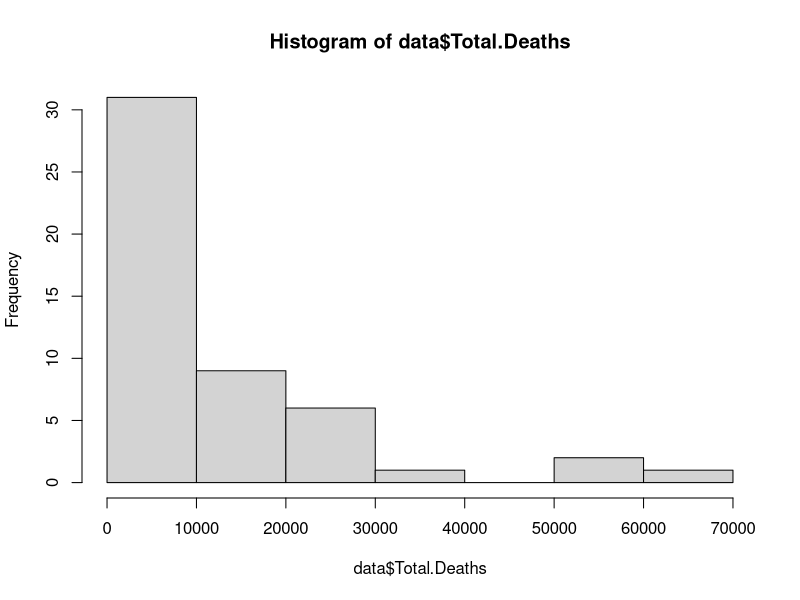
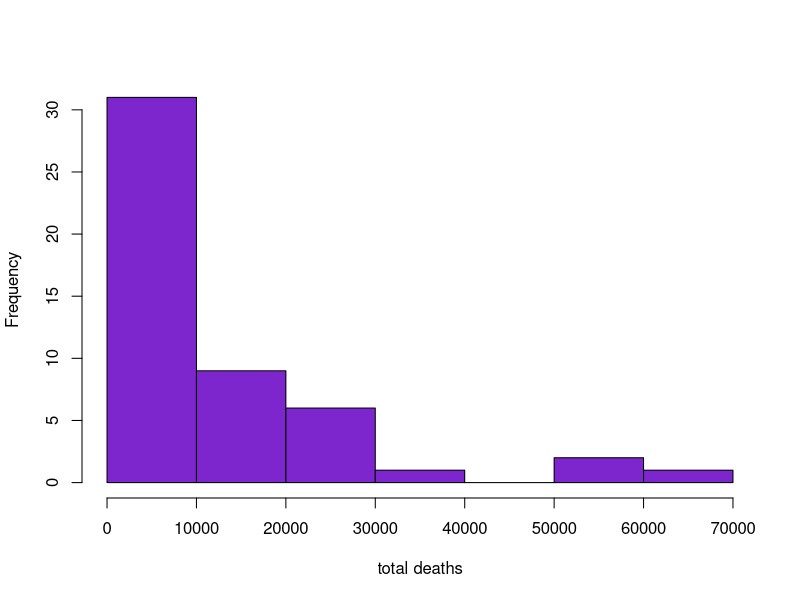
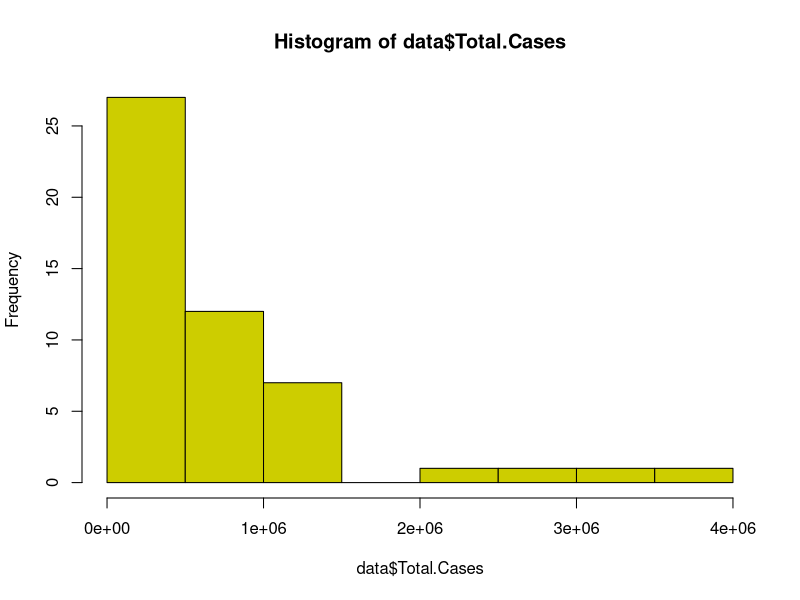
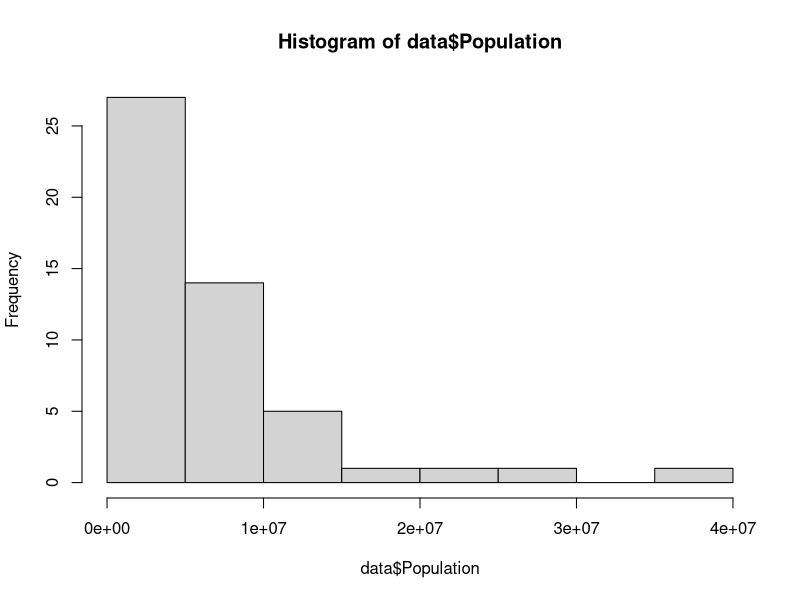
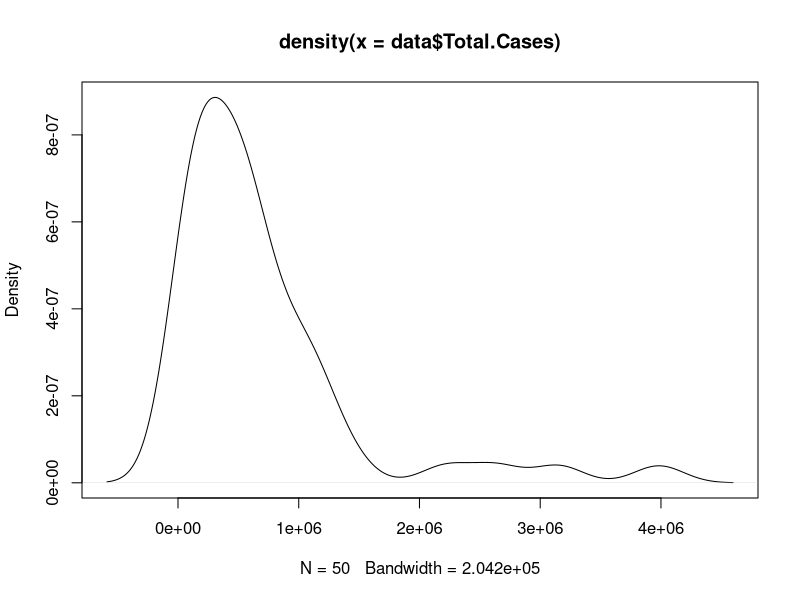
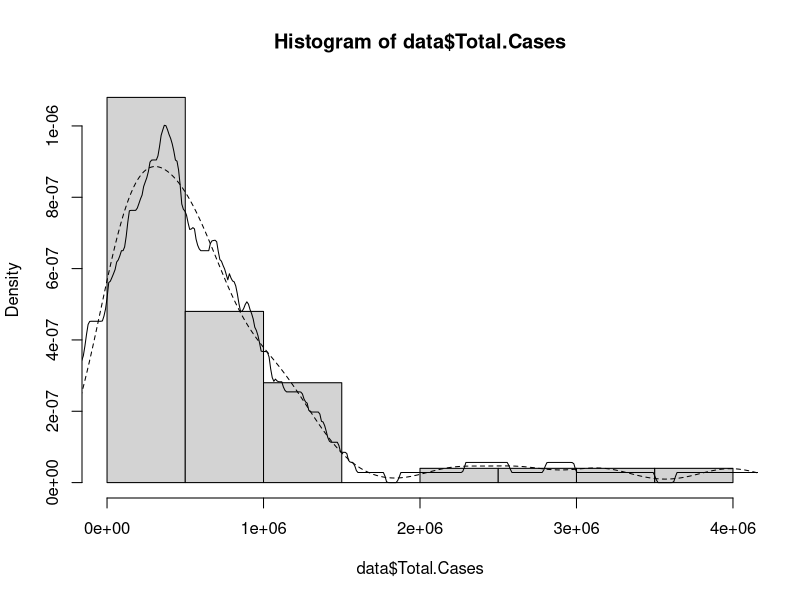
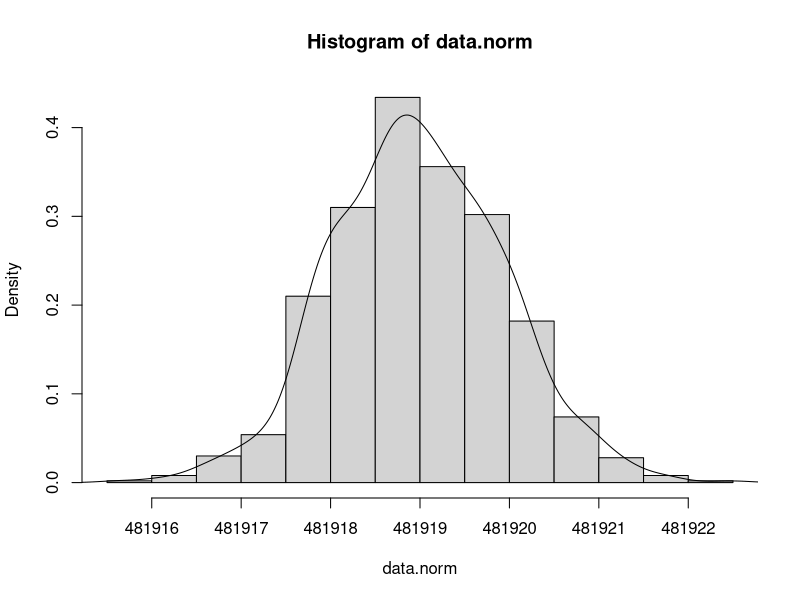
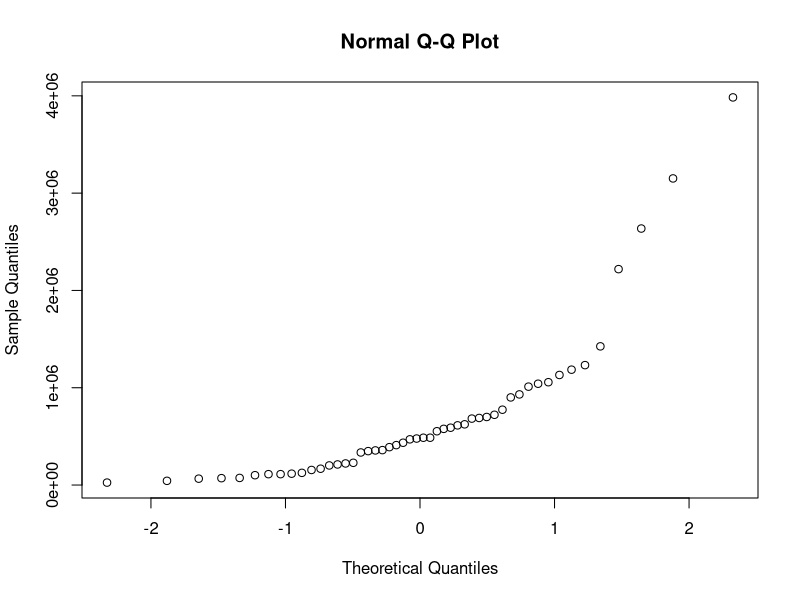

These figures' R source, in order:
## ---- chunk 1
data=read.csv("USA Covid Data.csv")
## ---- chunk 2
head(data)
## ---- chunk 3
head(data, n=8)

## ---- chunk 4
tail(data)
## ---- chunk 5
ls()
## ---- chunk 6
str(data)

## ---- chunk 7
data[3,3]
## ---- chunk 8
data[3,1:4]
## ---- chunk 9
data[,1]
## ---- chunk 10
data[c(1,3,5,7),]
## ---- chunk 11
data[c(1,3,5,7),-4]
## ---- chunk 12
data[c(1,3,5,7),'Population']
## ---- chunk 13
data[3]
## ---- chunk 14
data$Total.Deaths
## ---- chunk 15
#this will give the first four values of the column
data$Total.Deaths[1:4]
## ---- chunk 16
summary(data)
## ---- chunk 17
summary(data$Total.Cases.1.mil.population)
## ---- chunk 18
mean(data$Total.Deaths)
## ---- chunk 19
median(data$Total.Deaths)
## ---- chunk 20
var(data$Total.Deaths)
## ---- chunk 21
sd(data$Total.Deaths)
## ---- chunk 22
sd(data$Total.Deaths,na.rm=TRUE)
## ---- chunk 23
quantile(data$Total.Deaths)
## ---- chunk 24
quantile(data$Total.Cases,0.2)
## ---- chunk 25
quantile(data$Total.Cases,c(0.2,0.5,0.8))
## ---- chunk 26
fivenum(data$Total.Cases)
## ---- chunk 27
names(data)
## ---- chunk 28
row.names(data)
## ---- chunk 29
colnames(data)
## ---- chunk 30
dimnames(data)
## ---- chunk 31
length(na.omit(data$Total.Recovered))
## ---- chunk 32
class(data)
## ---- chunk 33
class(data$Total.Deaths)
## ---- chunk 34
class(dimnames(data))
## ---- chunk 35
t(data)
## ---- chunk 36
head(rbind(data))

## ---- chunk 37
head(cbind(data))
## ---- chunk 38
data.tab=with(data,table(Total.Cases,Active.Cases))
data.tab
## ---- chunk 39
data.tab[1:3,]
## ---- chunk 40
str(data.tab)
## ---- chunk 41
length(data)
## ---- chunk 42
max(data$Total.Cases)
## ---- chunk 43
row.names(data)[which(data$Total.Cases==3983692)]
#California has the highest reported covid cases

## ---- chunk 44
min(data$Total.Cases)
## ---- chunk 45
row.names(data)[which(data$Total.Cases==25038)]
#Vermont has the lowest reported covid cases

## ---- chunk 46
max(data$Total.Deaths)

## ---- chunk 47
row.names(data)[which(data$Total.Deaths==64543)]
#california has highest deaths reported.
## ---- chunk 48
min(data$Total.Deaths)
## ---- chunk 49
row.names(data)[which(data$Total.Deaths==260)]
#Vermont has the lowest reported deaths.
## ---- chunk 50
head(sort(data$Total.Recovered))
## ---- chunk 51
d.tab=as.table(as.matrix(data))
d.tab
## ---- chunk 52
is.table(data)
## ---- chunk 53
is.table(d.tab)
## ---- chunk 54
head(cumsum(data$Total.Cases))
## ---- chunk 55
head(cummax(data$Total.Deaths))
## ---- chunk 56
head(cummin(data$Total.Deaths))
## ---- chunk 57
head(cumprod(data$Total.Deaths))
## ---- chunk 58
is.data.frame(data)
## ---- chunk 59
if(class(data) == 'data.frame') TRUE else FALSE
## ---- chunk 60
if(class(d.tab) == 'data.frame') TRUE else FALSE
## ---- chunk 61
if(class(data.tab) == 'table') TRUE else FALSE
## ---- chunk 62
seq_along(data)
## ---- chunk 63
stem(data$Total.Deaths)
## ---- chunk 64
hist(data$Total.Deaths)
## ---- chunk 65
hist(data$Total.Deaths,col='purple3',main=NULL,xlab='total deaths')
## ---- chunk 66
hist(data$Total.Cases,col='yellow3')
## ---- chunk 67
hist(data$Population)
## ---- chunk 68
density(data$Total.Cases)
## ---- chunk 69
plot(density(data$Total.Cases))
## ---- chunk 70
hist(data$Total.Cases, freq = F)
lines(density(data$Total.Cases), lty = 2)
lines(density(data$Total.Cases, k = 'rectangular'))
## ---- chunk 71
#to generate n random numbers from the normal distribution with mean of 0 and standard deviation of 1.

head(rnorm(data$Total.Cases, mean = 0, sd = 1))
## ---- chunk 72
# for Returning the probability for the quantile q.
head(pnorm(data$Total.Cases, mean = 0, sd = 1))
## ---- chunk 73
data.norm=rnorm(1000,mean(data$Total.Cases,sd(data$Total.Cases)))
hist(data.norm, freq = FALSE)
lines(density(data.norm))

## ---- chunk 74
qqnorm(data$Total.Cases)# for non-normal distribution

## ---- chunk 75
qqnorm(data.norm)# for normal distribution
## ---- chunk 76
data.norm2=rnorm(1000,mean(data$Total.Deaths,sd(data$Total.Deaths)))
qqnorm(data.norm2)
## ---- chunk 77
qqnorm(data.norm, main = 'QQ plot of data$total.cases', xlab = 'Theoretical', 
ylab = 'Quantiles for data$total.cases')
qqline(data.norm, lwd = 2, lty = 2)
## ---- chunk 78
qqplot(data$Total.Cases, data$Total.Deaths)

## ---- chunk 79
qqplot(data.norm, data.norm2)
## ---- chunk 80
qqp = qqplot(data$Total.Cases, data$Total.Deaths)
abline(lm(qqp$y ~ qqp$x))
## ---- chunk 81
#for normalized data
qqp = qqplot(data.norm, data.norm2)
abline(lm(qqp$y ~ qqp$x))
## ---- chunk 82
t.test(data$Total.Cases, data$Total.Deaths)
## ---- chunk 83
t.test(data$Total.Cases,data$Total.Deaths)
## ---- chunk 84
t.test(data$Total.Cases, data$Total.Deaths, var.equal = TRUE)
## ---- chunk 85
t.test(data$Total.Cases, mu = 5)
## ---- chunk 86
t.test(data$Total.Cases, mu = 5, alternative = 'greater')

## ---- chunk 87
wilcox.test(data$Total.Cases, data$Total.Deaths)
## ---- chunk 88
wilcox.test(data$Total.Cases,exact=FALSE)
## ---- chunk 89
#correlation
cor(data$Total.Cases, data$Total.Deaths)

## ---- chunk 90
#Determines covariance between x and y . If x is a matrix or data frame, y can be omitted.
x=cov(data$Total.Cases, data$Total.Deaths)
x

## ---- chunk 91
v = as.matrix(x)
cov2cor(v)
## ---- chunk 92
cor.test(data$Total.Cases, data$Total.Deaths)
## ---- chunk 93
chisq.test(data$Total.Cases)

## ---- chunk 94
boxplot(data$Total.Cases)
## ---- chunk 95
boxplot(data$Total.Deaths)
## ---- chunk 96
boxplot(data$Total.Recovered)

## ---- chunk 97
boxplot(data$Total.Cases, data$Total.Deaths)
## ---- chunk 98
boxplot(data$Total.Cases~data$Total.Deaths , data = data)
## ---- chunk 99
boxplot(data$Total.Cases,data$Active.Cases,names=c('Total cases','Active cases'))
title(xlab="Variable",y="Value")
## ---- chunk 100
boxplot(data$Total.Cases, horizontal = T)
title(xlab = 'Total caes')
## ---- chunk 101
boxplot(data$Total.Deaths, horizontal = T)
title(xlab = 'Total deaths')
## ---- chunk 102
boxplot(data$Total.Recovered, horizontal = T)
title(xlab = 'Total Recovered')
## ---- chunk 103
library(dplyr)
## ---- chunk 104
plot(data$Total.Cases,data$Active.Cases)
## ---- chunk 105
plot(data$Total.Recovered,data$Active.Cases)

## ---- chunk 106
plot(data)
## ---- chunk 107
a=head(data)
plot(a)
## ---- chunk 108
 pairs(~ Total.Cases + Active.Cases + Total.Recovered, data =data)
## ---- chunk 109
 with(data[order(data$Total.Cases),], plot(sort(Total.Cases), Active.Cases, type = 'l'))
## ---- chunk 110
plot(data$Total.Cases, type = 'l' )
## ---- chunk 111
plot(data$Total.Cases, type = 'b')
## ---- chunk 112
pie(data$Total.Cases, labels = 'Total cases')
## ---- chunk 113
pie(data$Total.Deaths, labels = 'Total deaths')
## ---- chunk 114
dotchart(data$Total.Cases)
## ---- chunk 115
dotchart(data$Total.Deaths)
## ---- chunk 116
dotchart(data$Active.Cases)
## ---- chunk 117
dotchart(data$Total.Recovered)
## ---- chunk 118
data.mat=head(as.matrix(data$Total.Deaths))
dotchart(head(data$Total.Deaths))
## ---- chunk 119
dotchart(t(data.mat))
## ---- chunk 120
barplot(data$Total.Cases)
## ---- chunk 121
barplot(data$Total.Cases)
title(xlab = 'states', ylab = 'total cases')
box()
## ---- chunk 122
barplot(data$Total.Cases, names = row.names(data), ylab = 'Count' ,
col = 'tan')
## ---- chunk 123
#Stacked Bar Charts
data.na=na.omit(data)
barplot(as.matrix(data.na))
## ---- chunk 124
barplot(data.mat, beside = TRUE, horiz = TRUE)
## ---- chunk 125
temp.aov = na.omit(aov(data$Total.Cases ~ data$Total.Deaths, data = data))
temp.aov
## ---- chunk 126
summary(temp.aov)
## ---- chunk 127
data.aov = aov(Total.Cases ~ Total.Deaths + Population, data = data)
summary(data.aov)
## ---- chunk 128
testCol = c(rep(data$Total.Cases - data$Total.Deaths, length(data)))
head(testCol)
## ---- chunk 129
testRow = c('Albama1', 2100, 3100, 263, 2888, 18,66, 334, 768, 3000)
testRow
## ---- chunk 130
test = data.frame(data, testCol)
head(test)
## ---- chunk 131
test = data
test['testRow',] = testRow
tail(test)
## ---- chunk 132
test = data
test["Test",] = NA
tail(test)
## ---- chunk 133
col(data, as.factor = F)
## ---- chunk 134
x = data[ , 9:10]
head(x)
## ---- chunk 135
#similar to colMean()
apply(data[ , 9:10], 2, mean)
## ---- chunk 136
apply(data[ , 5:10], 2, mean)
## ---- chunk 137
apply(data[ , 9:10], 2, median)
## ---- chunk 138
apply(data[ , 9:10], 2, var)
## ---- chunk 139
tapply(data$Total.Cases, data$State, FUN = mean)

## ---- chunk 140
tapply(data$Total.Deaths, data$State, FUN = mean)
## ---- chunk 141
tapply(data$Total.Recovered, data$State, FUN = mean)
## ---- chunk 142
tapply(data$Active.Cases, data$State, FUN = mean)
## ---- chunk 143
tapply(data$Population, data$State, FUN = mean)
## ---- chunk 144
tapply(data$Total.Tests, data$State, FUN = mean)
## ---- chunk 145
aggregate(data[ , 9:10], by = list(data$State), FUN = mean)
## ---- chunk 146
aggregate(data[ , 2:3], by = list(data$State), FUN = mean)
## ---- chunk 147
aggregate(data[ , 3:4], by = list(data$State), FUN = mean)
## ---- chunk 148
aggregate(data[ , 3:6], by = list(data$State), FUN = mean)
## ---- chunk 149
aggregate(cbind(data$Total.Cases, data$Total.Recovered), data = data, by = list(data$State), FUN = mean)
## ---- chunk 150
aggregate(data$Total.Cases ~ data$State* data$Total.Recovered, data = data, FUN = mean)
## ---- chunk 151
aggregate(data$Total.Deaths ~ data$Total.Cases, data = data, FUN = mean)
## ---- chunk 152
objects(data)
## ---- chunk 153
ls(data)
## ---- chunk 154
datalr = lm(Total.Deaths ~ State, data = data)
datalr

## ---- chunk 155
cor.test(~ data$Total.Deaths + data$Total.Cases, data = data)
## ---- chunk 156
coef(datalr)
## ---- chunk 157
head(fitted(datalr))
## ---- chunk 158
formula(datalr)
## ---- chunk 159
datalr$call
## ---- chunk 160
formula(data)
## ---- chunk 161
data.m = apply(data[,9:10], 2, mean)
data.m
## ---- chunk 162
data.sum = apply(data[,9:10], 2, sum)
data.sum
## ---- chunk 163
data.sd = apply(data[ , 9:10], 2, sd)
data.sd
## ---- chunk 164
data.1 = data.sum/data.m
data.1
## ---- chunk 165
data.se = data.sd / sqrt(data.1)
data.se
## ---- chunk 166
data.m + data.se
## ---- chunk 167
max(data.m + data.se)
## ---- chunk 168
data.max = round(max(data.m + data.se) + 0.5, 0)
data.max
## ---- chunk 169
bplt = barplot(data.m, ylim = c(0, data.max))
## ---- chunk 170
 plot(head(Total.Cases) ~ head(Total.Recovered), data = data)

## ---- chunk 171
 plot(Total.Cases ~ Total.Recovered, data = data)
## ---- chunk 172
data.lm = lm( Total.Cases ~ Total.Recovered + I(Total.Recovered^2), data = data)
summary(data.lm)
## ---- chunk 173
plot(data.lm)
## ---- chunk 174
plot(1:10, 1:10, type = 'n')
opt = par(cex = 1.5)
text(1, 1, expression(hat(x)))
text(2, 2, expression(alpha==x))
text(3, 3, expression(beta==y))
text(4, 4, expression(frac(x, y)))
text(5, 5, expression(sum(x)))
text(6, 6, expression(sum(x^2)))
text(7, 7, expression(bar(x) == sum(frac(x[i], n), i==1, n)))
text(8, 8, expression(sqrt(x)))
text(9, 9, expression(sqrt(x, 3)))

